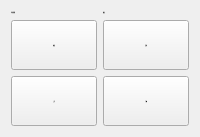
          <widget class="QWidget" name="page_2">
           <layout class="QGridLayout" name="gridLayout_5">
            <item row="0" column="0">
             <widget class="QLabel" name="labelFetchRarm">
              <property name="font">
               <font>
                <family>微软雅黑</family>
                <pointsize>-1</pointsize>
                <weight>50</weight>
                <italic>false</italic>
                <bold>false</bold>
               </font>
              </property>
              <property name="text">
               <string>气动副臂:</string>
              </property>
             </widget>
            </item>
            <item row="0" column="1">
             <widget class="QLabel" name="labelFetchRarmState">
              <property name="font">
               <font>
                <family>微软雅黑</family>
                <pointsize>-1</pointsize>
                <weight>50</weight>
                <italic>false</italic>
                <bold>false</bold>
               </font>
              </property>
              <property name="text">
               <string>前进</string>
              </property>
             </widget>
            </item>
            <item row="1" column="0">
             <widget class="xIndicatorButton" name="btnAdv_2">
              <property name="minimumSize">
               <size>
                <width>80</width>
                <height>50</height>
               </size>
              </property>
              <property name="maximumSize">
               <size>
                <width>16777215</width>
                <height>50</height>
               </size>
              </property>
              <property name="font">
               <font>
                <family>微软雅黑</family>
                <pointsize>-1</pointsize>
                <weight>50</weight>
                <italic>false</italic>
                <bold>false</bold>
               </font>
              </property>
              <property name="text">
               <string>前进</string>
              </property>
              <property name="iconOn" stdset="0">
               <iconset resource="xPad.qrc">
                <normaloff>:/img/widget/buttonOn.png</normaloff>:/img/widget/buttonOn.png</iconset>
              </property>
              <property name="iconOff" stdset="0">
               <iconset resource="xPad.qrc">
                <normaloff>:/img/widget/buttonOff.png</normaloff>:/img/widget/buttonOff.png</iconset>
              </property>
              <property name="contentAlignLeft" stdset="0">
               <bool>true</bool>
              </property>
             </widget>
            </item>
            <item row="1" column="1">
             <widget class="xIndicatorButton" name="btnRet_2">
              <property name="minimumSize">
               <size>
                <width>80</width>
                <height>50</height>
               </size>
              </property>
              <property name="maximumSize">
               <size>
                <width>16777215</width>
                <height>50</height>
               </size>
              </property>
              <property name="font">
               <font>
                <family>微软雅黑</family>
                <pointsize>-1</pointsize>
                <weight>50</weight>
                <italic>false</italic>
                <bold>false</bold>
               </font>
              </property>
              <property name="text">
               <string>后退</string>
              </property>
              <property name="iconOn" stdset="0">
               <iconset resource="xPad.qrc">
                <normaloff>:/img/widget/buttonOn.png</normaloff>:/img/widget/buttonOn.png</iconset>
              </property>
              <property name="iconOff" stdset="0">
               <iconset resource="xPad.qrc">
                <normaloff>:/img/widget/buttonOff.png</normaloff>:/img/widget/buttonOff.png</iconset>
              </property>
              <property name="contentAlignLeft" stdset="0">
               <bool>true</bool>
              </property>
             </widget>
            </item>
            <item row="2" column="0">
             <widget class="xIndicatorButton" name="btnAsc">
              <property name="minimumSize">
               <size>
                <width>80</width>
                <height>50</height>
               </size>
              </property>
              <property name="maximumSize">
               <size>
                <width>16777215</width>
                <height>50</height>
               </size>
              </property>
              <property name="font">
               <font>
                <family>微软雅黑</family>
                <pointsize>-1</pointsize>
                <weight>50</weight>
                <italic>false</italic>
                <bold>false</bold>
               </font>
              </property>
              <property name="text">
               <string>上升</string>
              </property>
              <property name="iconOn" stdset="0">
               <iconset resource="xPad.qrc">
                <normaloff>:/img/widget/buttonOn.png</normaloff>:/img/widget/buttonOn.png</iconset>
              </property>
              <property name="iconOff" stdset="0">
               <iconset resource="xPad.qrc">
                <normaloff>:/img/widget/buttonOff.png</normaloff>:/img/widget/buttonOff.png</iconset>
              </property>
              <property name="contentAlignLeft" stdset="0">
               <bool>true</bool>
              </property>
             </widget>
            </item>
            <item row="2" column="1">
             <widget class="xIndicatorButton" name="btnDec">
              <property name="minimumSize">
               <size>
                <width>80</width>
                <height>50</height>
               </size>
              </property>
              <property name="maximumSize">
               <size>
                <width>16777215</width>
                <height>50</height>
               </size>
              </property>
              <property name="font">
               <font>
                <family>微软雅黑</family>
                <pointsize>-1</pointsize>
                <weight>50</weight>
                <italic>false</italic>
                <bold>false</bold>
               </font>
              </property>
              <property name="text">
               <string>下降</string>
              </property>
              <property name="iconOn" stdset="0">
               <iconset resource="xPad.qrc">
                <normaloff>:/img/widget/buttonOn.png</normaloff>:/img/widget/buttonOn.png</iconset>
              </property>
              <property name="iconOff" stdset="0">
               <iconset resource="xPad.qrc">
                <normaloff>:/img/widget/buttonOff.png</normaloff>:/img/widget/buttonOff.png</iconset>
              </property>
              <property name="contentAlignLeft" stdset="0">
               <bool>true</bool>
              </property>
             </widget>
            </item>
           </layout>
          </widget>
